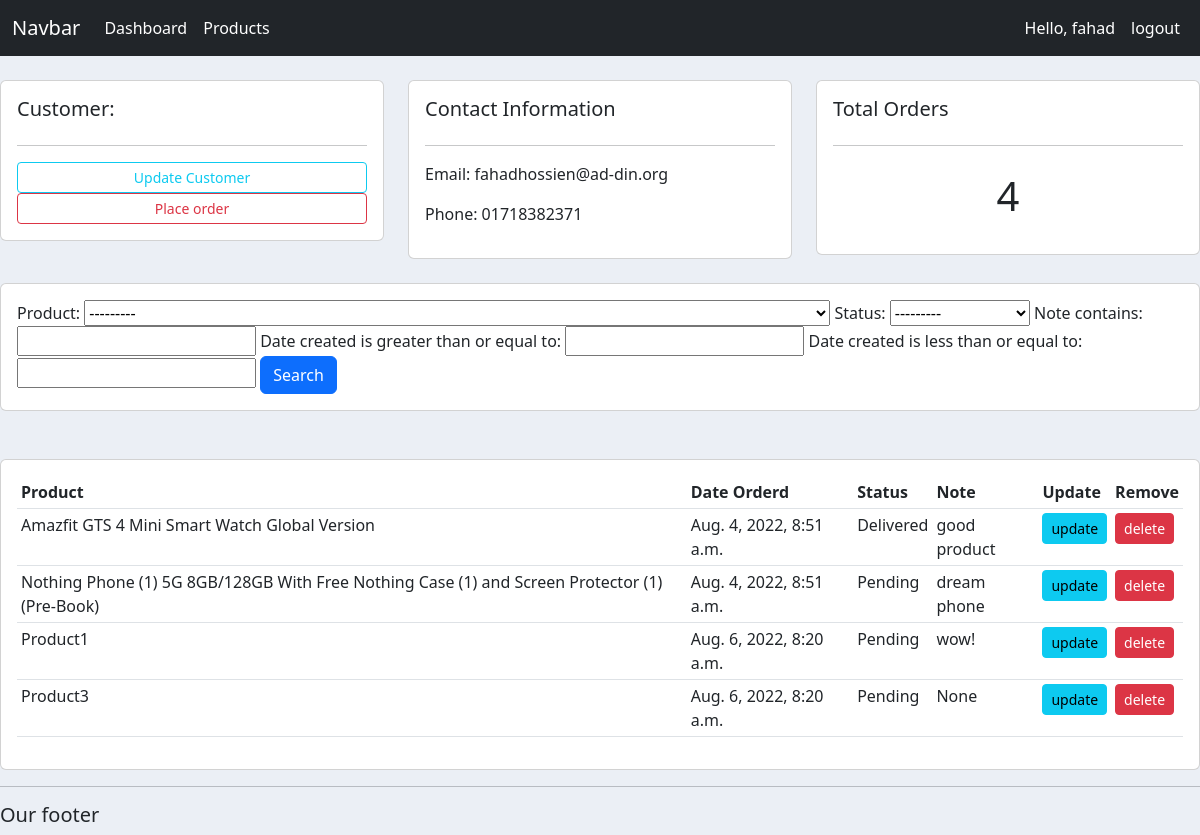
Screenshot of /customers/1/ (signed in) with the database file from the repository.
### accounts/models.py (models this page shows, shortened)
class Customer(models.Model):
    user = models.OneToOneField(User, on_delete=models.CASCADE, null=True)
    name = models.CharField(max_length=200, null=True)
    phone = models.CharField(max_length=200, null=True)
    email = models.EmailField(max_length=200, null=True)
    profile_pic=models.ImageField(null=True, blank=True)
    date_created = models.DateTimeField(auto_now_add=True, null=True)

class Order(models.Model):
    STATUS = (
        ('Pending','Pending'),
		('Out for delivery','Out for delivery'),
		('Delivered','Delivered'),
    )
    customer = models.ForeignKey(Customer, on_delete=models.CASCADE, null=True)
    product = models.ForeignKey(Product, on_delete=models.CASCADE, null=True)
    date_created = models.DateTimeField(auto_now_add=True, null=True)
    status = models.CharField(max_length=200, null=True, choices=STATUS)
    note = models.CharField(max_length=400, null=True, blank=True)

class Product(models.Model):
    CATEGORY = (
        ('Indoor', 'Indoor'),
        ('Outdoor', 'Outdoor'),
    )
    name=models.CharField(max_length=200, null=True)
    price=models.FloatField(null=True)
    category=models.CharField(max_length=200, null=True, choices=CATEGORY)
    description = models.CharField(max_length=300, null=True, blank=True)
    date_created = models.DateTimeField(auto_now_add=True, null=True)
    tags = models.ManyToManyField(Tag)
    def __str__(self):
	    return self.name

### users/decorators.py (the view)
        def wrapper_func(request, *args, **kwargs):
            group=None
            if request.user.groups.exists():
                group=request.user.groups.all()[0].name
            if group in allowed_roles:
                return view_func(request, *args, **kwargs)
            else:
                return HttpResponse('You are not allow this page')

### accounts/views.py (called while the page is built)
@login_required(login_url='login')
@allowed_users(allowed_roles=['admin'])
def customers(request, pk):
    customer = Customer.objects.get(id=pk)
    orders = customer.order_set.all()
    myFilter = OrderFilter(request.GET, queryset=orders)
    orders = myFilter.qs
    total_order = orders.count()
    context = {'customer':customer, 'orders':orders, 'total_order':total_order, 'myFilter':myFilter}
    return render(request, 'accounts/customer.html', context)

### accounts/templates/accounts/customer.html
{% extends 'accounts/main.html' %}
{% block content %}
<br>
<div class="row">
	<div class="col-md">
		<div class="card card-body">
			<h5>Customer:</h5>
			<hr>
			<a class="btn btn-outline-info  btn-sm btn-block" href="">Update Customer</a>
			<a class="btn btn-outline-danger  btn-sm btn-block" href="{% url 'create-order' customer.id %}">Place order</a>
		</div>
	</div>
	<div class="col-md">
		<div class="card card-body">
			<h5>Contact Information</h5>
			<hr>
			<p>Email: {{customer.email}} </p>
			<p>Phone: {{customer.phone}}</p>
		</div>
	</div>
	<div class="col-md">
		<div class="card card-body">
			<h5>Total Orders</h5>
			<hr>
			<h1 style="text-align: center;padding: 10px">{{total_order}}</h1>
		</div>
	</div>
</div>
<br>
<div class="row">
	<div class="col">
		<div class="card card-body">
			<form method="get">
				{{ myFilter.form }}
		    <button class="btn btn-primary" type="submit">Search</button>
		  </form>
		</div>
	</div>
</div>
<br>
<br>
<div class="row">
	<div class="col-md">
		<div class="card card-body">
			<table class="table table-sm">
				<tr>
					<th>Product</th>
					<th>Date Orderd</th>
					<th>Status</th>
					<th>Note</th>
					<th>Update</th>
					<th>Remove</th>
				</tr>
				{% for order in orders %}
				<tr>
					<td>{{order.product.name}}</td>
					<td>{{order.date_created}}</td>
					<td>{{order.status}}</td>
					<td>{{order.note}}</td>
					<td><a class="btn btn-sm btn-info" href="">update<a></td>
                    <td><a class="btn btn-sm btn-danger" href="">delete<a></td>
				</tr>
				{% endfor %}
			</table>
		</div>
	</div>
</div>
{% endblock content %}

### accounts/templates/accounts/navbar.html (shortened to what this page needs)
<nav class="navbar navbar-expand-lg bg-dark navbar-dark">
    <div class="container-fluid">
      <a class="navbar-brand" href="#">Navbar</a>
      <div class="collapse navbar-collapse" id="navbarSupportedContent">
        <ul class="navbar-nav me-auto mb-2 mb-lg-0">
          {% if request.user.is_staff %}
          <li class="nav-item">
            <a class="nav-link active" aria-current="page" href="{% url 'dashboard' %}">Dashboard</a>
          </li>
          <li class="nav-item">
            <a class="nav-link active" href="{% url 'products' %}">Products</a>
          </li>
          {% else %}
          <li class="nav-item">
            <a class="nav-link active" href="{% url 'user-setting' %}">Settings</a>
          </li>
          {% endif %}
        </ul>
        <ul class="navbar-nav ml-auto">
          {% if request.user.is_authenticated %}
          <li class="nav-item">
            <span class="nav-link active"> Hello, {{request.user}}</span>
          </li>
          <li class="nav-item">
            <a class="nav-link active" href="{% url 'logout' %}">logout</a>
          </li>
          {% endif %}
        </ul>
      </div>
    </div>
  </nav>

### static/css/style.css (style rules this page uses)
body { background-color: #ebeff5; }

### rows the page displays
Customer: email "fahadhossien@ad-din.org", phone "01718382371"
Order: product.name "Amazfit GTS 4 Mini Smart Watch Global Version", date_created "Aug. 4, 2022, 8:51 a.m.", status "Delivered", note "good product"
Order: product.name "Nothing Phone (1) 5G 8GB/128GB With Free Nothing Case (1) and Screen Protector (1) (Pre-Book)", date_created "Aug. 4, 2022, 8:51 a.m.", status "Pending", note "dream phone"
Order: product.name "Product1", date_created "Aug. 6, 2022, 8:20 a.m.", status "Pending", note "wow!"
Order: product.name "Product3", date_created "Aug. 6, 2022, 8:20 a.m.", status "Pending", note "None"

### other values shown
{{ request.user }} "fahad"
{{ total_order }} "4"
